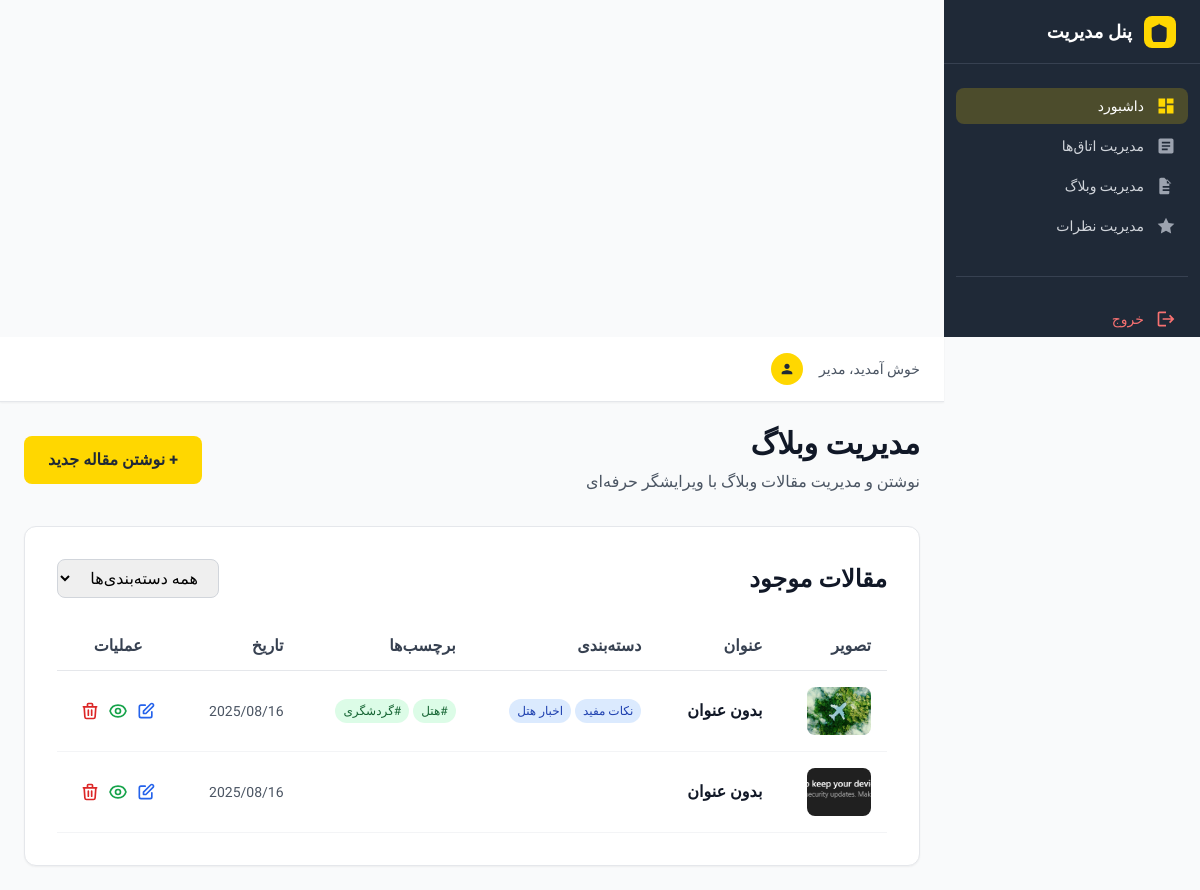
Page /admin/manage-blog.php (signed in) on the committed database.
### tables this page shows
CREATE TABLE `blog_posts` (
  `id` int(11) NOT NULL,
  `image` varchar(255) NOT NULL,
  `categories` text DEFAULT NULL,
  `tags` text DEFAULT NULL,
  `created_at` timestamp NOT NULL DEFAULT current_timestamp(),
  `status` enum('draft','published') NOT NULL DEFAULT 'draft'
);

### admin/manage-blog.php (the view, shortened to what this page needs)
<?php
$edit_mode = false;
include_once 'partials/header.php';
?>
<div class="flex items-center justify-between mb-8">
    <div>
        <h1 class="text-3xl font-bold text-gray-900">
            <?php echo $edit_mode ? 'ویرایش مقاله' : 'مدیریت وبلاگ'; ?>
        </h1>
        <p class="text-gray-600 mt-2">
            <?php echo $edit_mode ? 'ویرایش محتوای مقاله' : 'نوشتن و مدیریت مقالات وبلاگ با ویرایشگر حرفه‌ای'; ?>
        </p>
    </div>
    <?php if (!$edit_mode): ?>
    <button onclick="toggleForm()"
            class="bg-hotel-gold text-hotel-dark px-6 py-3 rounded-lg font-semibold hover:bg-hotel-gold/90 transition-colors duration-300">
        + نوشتن مقاله جدید
    </button>
    <?php endif; ?>
</div>
<div class="bg-white rounded-xl shadow-sm border border-gray-200 p-8">
    <div class="flex items-center justify-between mb-6">
        <h2 class="text-2xl font-bold text-gray-900">مقالات موجود</h2>
        <div class="flex items-center space-x-4 space-x-reverse">
            <select id="categoryFilter" onchange="filterByCategory()"
                    class="px-4 py-2 border border-gray-300 rounded-lg focus:ring-2 focus:ring-hotel-gold focus:border-transparent">
                <option value="">همه دسته‌بندی‌ها</option>
            </select>
        </div>
    </div>
    <div class="overflow-x-auto">
        <table class="w-full">
            <thead>
                <tr class="border-b border-gray-200">
                    <th class="text-right py-3 px-4 font-semibold text-gray-700">تصویر</th>
                    <th class="text-right py-3 px-4 font-semibold text-gray-700">عنوان</th>
                    <th class="text-right py-3 px-4 font-semibold text-gray-700">دسته‌بندی</th>
                    <th class="text-right py-3 px-4 font-semibold text-gray-700">برچسب‌ها</th>
                    <th class="text-right py-3 px-4 font-semibold text-gray-700">تاریخ</th>
                    <th class="text-center py-3 px-4 font-semibold text-gray-700">عملیات</th>
                </tr>
            </thead>
            <tbody id="postsTableBody">
                <?php
                $stmt = $conn->prepare("
                    SELECT p.id, p.image, p.categories, p.tags, p.created_at, pt.title
                    FROM blog_posts p
                    LEFT JOIN blog_post_translations pt ON p.id = pt.post_id AND pt.lang_code = 'fa'
                    ORDER BY p.created_at DESC
                ");
                $stmt->execute();
                $result = $stmt->get_result();
                while ($post = $result->fetch_assoc()):
                    $post_date = date("Y/m/d", strtotime($post['created_at']));
                ?>
                <tr class="border-b border-gray-100 hover:bg-gray-50 transition-colors duration-300"
                    data-categories="<?php echo htmlspecialchars($post['categories']); ?>">
                    <td class="py-4 px-4">
                        <?php if ($post['image']): ?>
                            <img src="../uploads/blog/<?php echo $post['image']; ?>"
                                 class="w-16 h-12 object-cover rounded-lg"
                                 alt="Post Image">
                        <?php endif; ?>
                    </td>
                    <td class="py-4 px-4">
                        <div class="font-semibold text-gray-900"><?php echo htmlspecialchars($post['title'] ?: 'بدون عنوان'); ?></div>
                    </td>
                    <td class="py-4 px-4">
                        <?php if ($post['categories']): ?>
                            <div class="flex flex-wrap gap-1">
                                <?php foreach (explode(',', $post['categories']) as $cat): ?>
                                    <span class="px-2 py-1 bg-blue-100 text-blue-800 rounded-full text-xs">
                                        <?php echo htmlspecialchars(trim($cat)); ?>
                                    </span>
                                <?php endforeach; ?>
                            </div>
                        <?php endif; ?>
                    </td>
                    <td class="py-4 px-4">
                        <?php if ($post['tags']): ?>
                            <div class="flex flex-wrap gap-1">
                                <?php foreach (explode(',', $post['tags']) as $tag): ?>
                                    <span class="px-2 py-1 bg-green-100 text-green-800 rounded-full text-xs">
                                        #<?php echo htmlspecialchars(trim($tag)); ?>
                                    </span>
                                <?php endforeach; ?>
                            </div>
                        <?php endif; ?>
                    </td>
                    <td class="py-4 px-4 text-gray-600 text-sm">
                        <?php echo $post_date; ?>
                    </td>
                    <td class="py-4 px-4 text-center">
                        <div class="flex items-center justify-center space-x-2 space-x-reverse">
                            <a href="manage-blog.php?edit=<?php echo $post['id']; ?>"
                               class="text-blue-600 hover:text-blue-800 transition-colors duration-300"
                               title="ویرایش">
                                <svg class="w-5 h-5" fill="none" stroke="currentColor" viewBox="0 0 24 24">
                                    <path stroke-linecap="round" stroke-linejoin="round" stroke-width="2" d="M11 5H6a2 2 0 00-2 2v11a2 2 0 002 2h11a2 2 0 002-2v-5m-1.414-9.414a2 2 0 112.828 2.828L11.828 15H9v-2.828l8.586-8.586z"></path>
                                </svg>
                            </a>
                            <button onclick="previewPost(<?php echo $post['id']; ?>)"
                                    class="text-green-600 hover:text-green-800 transition-colors duration-300"
                                    title="پیش‌نمایش">
                            </button>
                            <button onclick="confirmDelete(<?php echo $post['id']; ?>, '<?php echo htmlspecialchars($post['title']); ?>')"
                                    class="text-red-600 hover:text-red-800 transition-colors duration-300"
                                    title="حذف">
                                <svg class="w-5 h-5" fill="none" stroke="currentColor" viewBox="0 0 24 24">
                                    <path stroke-linecap="round" stroke-linejoin="round" stroke-width="2" d="M19 7l-.867 12.142A2 2 0 0116.138 21H7.862a2 2 0 01-1.995-1.858L5 7m5 4v6m4-6v6m1-10V4a1 1 0 00-1-1h-4a1 1 0 00-1 1v3M4 7h16"></path>
                                </svg>
                            </button>
                        </div>
                    </td>
                </tr>
                <?php endwhile; $stmt->close(); ?>
            </tbody>
        </table>
    </div>
</div>
<?php include_once 'partials/footer.php'; ?>

### admin/partials/header.php (style rules this page uses)
body { font-family: 'Vazirmatn', sans-serif; }

### rows in the picture
blog_posts: image (picture), title "بدون عنوان", categories "نکات مفید", categories "اخبار هتل", tags "هتل", tags "گردشگری", created_at "2025/08/16"
blog_posts: image (picture), title "بدون عنوان", created_at "2025/08/16"
